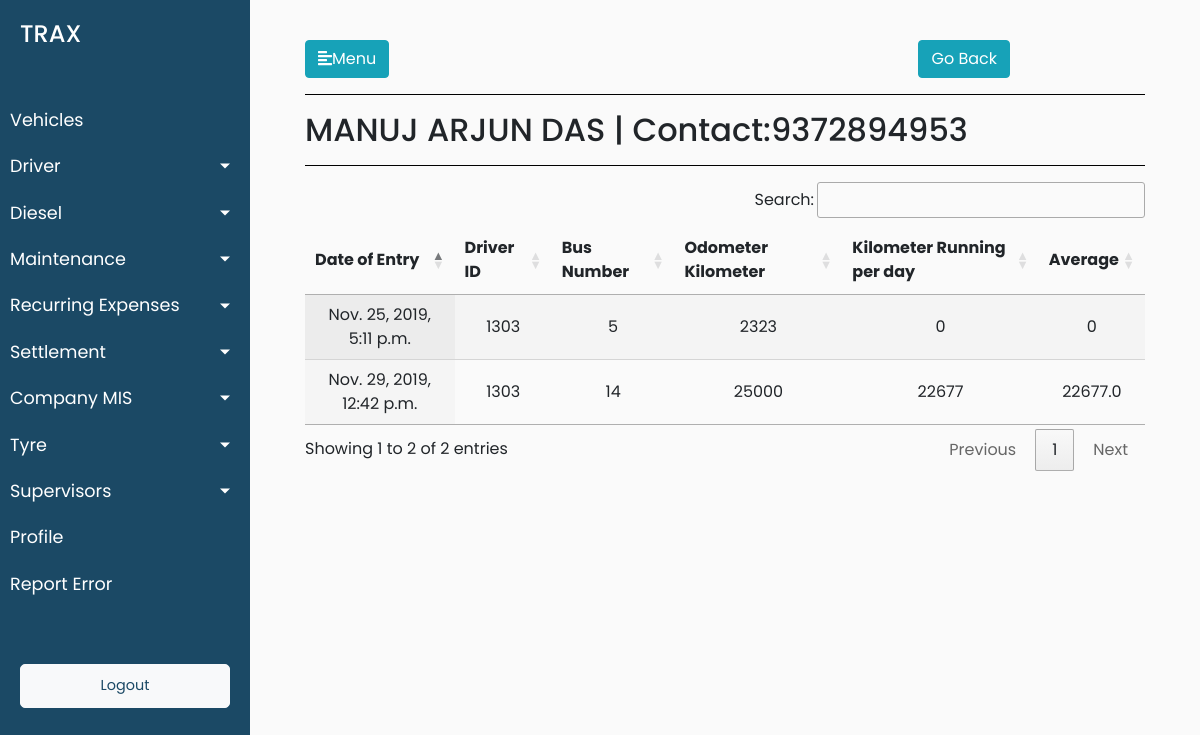
The page /driver/drivers_details/2 (signed in) on the database its author committed.
### trax_vehicle_manager_data/models.py (models this page shows, shortened)
class Drivers(models.Model):
        driver_reference_no = models.IntegerField()
        driver_driver_name = models.CharField(max_length=264,default="")
        driver_vehicle_short_number = models.CharField(max_length=12,blank=True)
        driver_vehicle_number = models.CharField(max_length=12,blank=True)
        driver_vehicle_type = models.CharField(max_length=264,blank=True)
        vehicle_type_of_module = models.CharField(max_length=264,blank=True)
        driver_joining_date = models.DateTimeField(default=timezone.now)
        driver_license_number = models.CharField(max_length=264,blank=True)
        driver_aadhar_number = models.CharField(max_length=264,blank=True,default="")
        driver_contact_number = models.CharField(max_length=264,blank=True,default="")
        driver_pan_number = models.CharField(max_length=264,blank=True,default="")
        driver_address_proof = models.CharField(max_length=264,blank=True,default="")
        driver_photoid_proof = models.CharField(max_length=264,blank=True,default="")
        driver_driver_bank_name = models.CharField(max_length=264,default="")
        driver_bank_name = models.CharField(max_length=264,blank=True,default="")
        driver_bank_account_number = models.CharField(max_length=264,blank=True)
        driver_ban_ifsc_code = models.CharField(max_length=264,blank=True,default="")
        driver_bank_branch = models.CharField(max_length=264,blank=True,default="")
        driver_alternate_contact_number=models.CharField(max_length=264,blank=True,default="")
        driver_license_residence_address=models.CharField(max_length=264,blank=True,default="")
        driver_aadhar_card_residence_address=models.CharField(max_length=264,blank=True,default="")
        driver_years_of_experience = models.CharField(max_length=264,blank=True,default="")
        driver_last_employer_name = models.CharField(max_length=264,blank=True,default="")
        driver_years_with_kruze_or_aaron = models.CharField(max_length=264,blank=True,default="")
        def __str__(self):
                return str(self.driver_reference_no)

class Drivers_Odometer_Data(models.Model):
        drivers_odometer_data_date_of_entry = models.DateTimeField(default=timezone.now)
        drivers_odometer_data_driver_id = models.ForeignKey(Drivers, on_delete = models.CASCADE)
        drivers_odometer_data_mobile_number = models.CharField(max_length=12,blank=True)
        drivers_odometer_data_vehicle_number = models.ForeignKey(Vehicles, on_delete = models.CASCADE,blank=True, null=True)
        drivers_odometer_data_odometer_kilometer = models.CharField(max_length=12,blank=True)
        drivers_odometer_data_cleaner_id = models.ForeignKey(Cleaners, on_delete = models.CASCADE,blank=True, null=True)
        class Meta:
                verbose_name_plural = "Drivers Odometer List"
                verbose_name = "Driver's Odometer"

class Vehicles(models.Model):
        vehicle_ownership_choices = (('ATPL','ATPL'),('AT','AT'),('CT','CT'))
        vehicle_ownership_name = models.CharField(choices=vehicle_ownership_choices,max_length=900,default="AT")
        vehicle_id = models.CharField(max_length=900,blank=True)
        vehicle_number = models.CharField(max_length=900,blank=True)
        vehicle_card_number = models.CharField(max_length=900,blank=True)
        vehicle_seating_capacity = models.CharField(max_length=900,blank=True)
        minimum_average = models.CharField(max_length=900,blank=True)
        incremental_average = models.CharField(max_length=900,blank=True)
        vehicle_current_status = models.CharField(max_length=900,blank=True)
        vehicle_buying_date = models.DateTimeField(blank=True)
        vehicle_type = models.CharField(max_length=900,blank=True)
        vehicle_ownership = models.CharField(max_length=900,blank=True)
        vehicle_ownership_details = models.CharField(max_length=900,blank=True)
        vehicle_manufacturer = models.CharField(max_length=900,blank=True)
        vehicle_registered_number = models.CharField(max_length=900,blank=True)
        driver_id = models.ForeignKey(Drivers, on_delete = models.CASCADE)
        cleaner_id = models.ForeignKey(Cleaners, on_delete = models.CASCADE)
        def __str__(self):
            return str(self.pk)
        class Meta:
                verbose_name_plural = "Vehicles Master List"
                verbose_name = "Vehicle"

### trax_vehicle_manager_data/views.py (the view)
# urls.py: path('driver/drivers_details/<int:pk>',views.drivers_details,name='drivers_details'),
@login_required(login_url='/login')
def drivers_details(request,pk):
    driver_odometer_filered_based_on_driver_pk = Drivers_Odometer_Data.objects.filter(drivers_odometer_data_driver_id=Drivers.objects.get(pk=pk)).all()
    objects_odometer_list = []
    for driver_odometer_filered_based_on_driver_pk_single in driver_odometer_filered_based_on_driver_pk:
        objects_odometer_list.append(int(driver_odometer_filered_based_on_driver_pk_single.drivers_odometer_data_odometer_kilometer))
    objects_km_per_day = []
    for i in range(1,len(objects_odometer_list)):
        x = objects_odometer_list[i] - objects_odometer_list[i-1]
        objects_km_per_day.append(x)
    odometer_total = 0
    objects_average_list = []
    for j in range(0,len(objects_km_per_day)):
        odometer_total = (odometer_total+objects_km_per_day[j])
        average_total = odometer_total/(j+1)
        objects_average_list.append(average_total)
    objects_km_per_day.insert(0,0)
    objects_average_list.insert(0,0)
    driver_odometer_km_average_dict = {}
    counter = 0
    driver_odometer_filered_based_on_driver_pk_in_desc = Drivers_Odometer_Data.objects.filter(drivers_odometer_data_driver_id=Drivers.objects.get(pk=pk)).all().order_by('-pk')
    for driver_odometer_filered_based_on_driver_pk_desc in driver_odometer_filered_based_on_driver_pk_in_desc:
        counter = counter + 1
        driver_odometer_km_average_dict[driver_odometer_filered_based_on_driver_pk_desc]=[objects_km_per_day[len(objects_km_per_day)-counter],objects_average_list[len(objects_average_list)-counter]]
    driver_name = Drivers.objects.get(pk=pk).driver_driver_name
    driver_contact = Drivers.objects.get(pk=pk).driver_contact_number
    data = {'driver_odometer_filered_based_on_driver_pk':driver_odometer_filered_based_on_driver_pk,'driver_odometer_km_average_dict':driver_odometer_km_average_dict,'driver_name':driver_name,'driver_contact':driver_contact}
    return render(request,'trax_vehicle_manager_data/driver_detail.html',data)

### trax_vehicle_manager_data/templates/trax_vehicle_manager_data/driver_detail.html (shortened to what this page needs)
{% extends 'trax_vehicle_manager_data/base.html' %}
{% load static %}
{% block stylesheets %}
<link rel="stylesheet" href="//cdn.datatables.net/1.10.19/css/jquery.dataTables.min.css">
{% endblock stylesheets %}
{% block content %}
        <button type="button" class="btn btn-info" style="float:right;margin-right:135px;"> <a href="{% url 'trax_vehicle_manager_data:drivers_usage' %}">
										Go Back
									</a></button>
                <hr style="background-color: black">
                <h2>{{driver_name}} | Contact:{{driver_contact}}</h2>
               <hr style="background-color: black">
                <div>
                {% if driver_odometer_filered_based_on_driver_pk %}
                    <table id="test_table" class="display" style="width:100%;text-align: center">
                        <thead>
                            <tr>
                                <th>Date of Entry</th>
                                <th>Driver ID</th>
                                <th>Bus Number</th>
                                <th>Odometer Kilometer</th>
                                <th>Kilometer Running per day</th>
                                <th>Average</th>
                            </tr>
                        </thead>
                        <tbody>
                            {% for key,value in driver_odometer_km_average_dict.items %}
                            <tr>
                                <td>{{key.drivers_odometer_data_date_of_entry}}</td>
                                <td>{{key.drivers_odometer_data_driver_id}}</td>
                                <td>{{key.drivers_odometer_data_vehicle_number}}</td>
                                <td>{{key.drivers_odometer_data_odometer_kilometer}}</td>
                                <td>{{value.0}}</td>
                                <td>{{value.1}}</td>
                            </tr>
                            {% endfor %}
                        </tbody>
                    </table>
                    {% else %}
                    <p class="no-leads text-primary">No data added yet.</p>
                    {% endif %}
                </div>
            </div>
        </div>
    </div>
{% endblock %}

### trax_vehicle_manager_data/static/trax_vehicle_manager_data/style.css (style rules this page uses)
body { font-family: 'Poppins', sans-serif; background: #fafafa; }
a, a:hover, a:focus { color: inherit; text-decoration: none; transition: all 0.3s; }
#test_table { text-align: center; }

### rows shown on the page
Drivers: driver_driver_name "MANUJ ARJUN DAS", driver_contact_number "9372894953"
Drivers_Odometer_Data: drivers_odometer_data_date_of_entry "Nov. 29, 2019, 12:42 p.m.", drivers_odometer_data_driver_id "1303", drivers_odometer_data_vehicle_number "14", drivers_odometer_data_odometer_kilometer "25000", value "22677", value "22677.0"
Drivers_Odometer_Data: drivers_odometer_data_date_of_entry "Nov. 25, 2019, 5:11 p.m.", drivers_odometer_data_driver_id "1303", drivers_odometer_data_vehicle_number "5", drivers_odometer_data_odometer_kilometer "2323", value "0"
